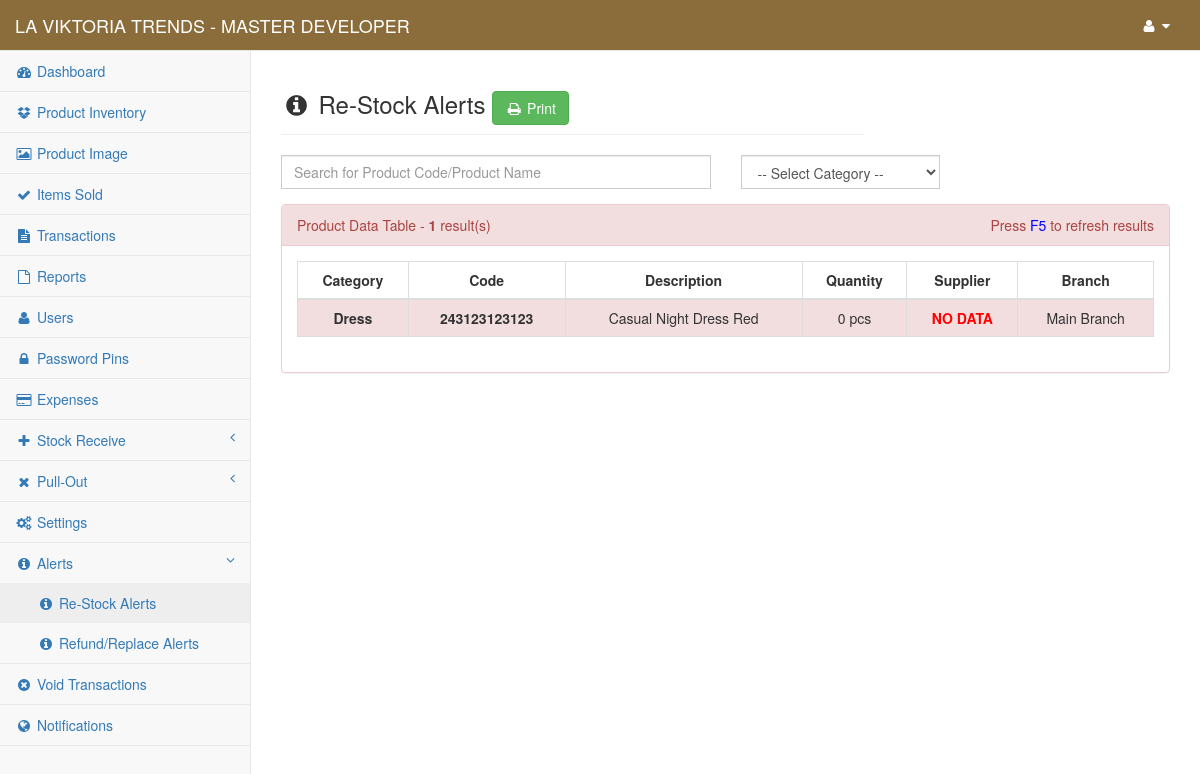
The page /content/admin/restock_alerts (signed in) on the database as committed earlier.
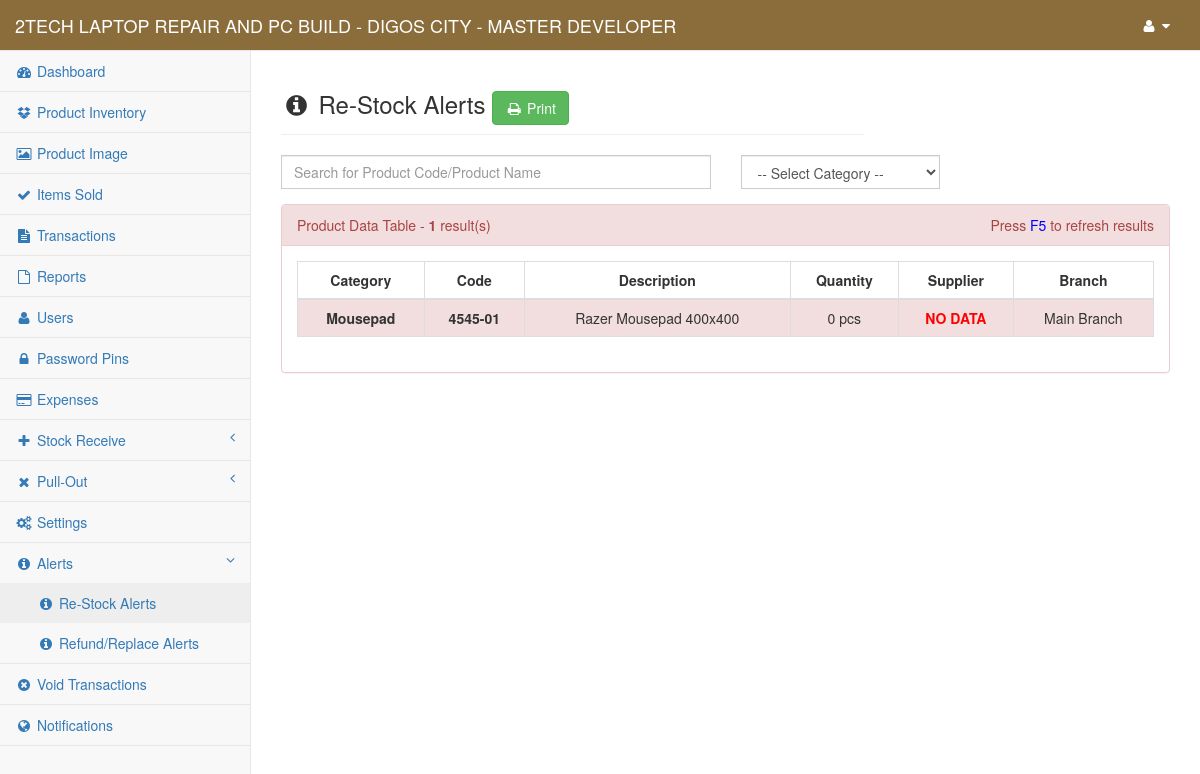
The same page on the database as committed later.
### tables this page shows
CREATE TABLE `gy_my_project` (
  `gy_project` int(1) NOT NULL,
  `gy_project_name` text NOT NULL,
  `gy_project_address` text NOT NULL,
  `gy_system_title` text NOT NULL,
  `gy_year_origin` datetime NOT NULL
);

CREATE TABLE `gy_products` (
  `gy_product_id` int(11) NOT NULL,
  `gy_product_code` varchar(30) NOT NULL,
  `gy_convert_item_code` varchar(30) NOT NULL,
  `gy_convert_value` double NOT NULL,
  `gy_supplier_code` text NOT NULL,
  `gy_product_name` text NOT NULL,
  `gy_product_cat` varchar(100) NOT NULL,
  `gy_product_color` varchar(20) NOT NULL,
  `gy_product_image` text NOT NULL,
  `gy_product_desc` text NOT NULL,
  `gy_product_unit` text NOT NULL,
  `gy_product_price_cap` double NOT NULL,
  `gy_product_price_srp` double NOT NULL,
  `gy_product_quantity` double NOT NULL,
  `gy_product_discount_per` double NOT NULL,
  `gy_product_restock_limit` int(11) NOT NULL,
  `gy_product_date_restock` datetime NOT NULL,
  `gy_product_date_reg` datetime NOT NULL,
  `gy_product_update_date` datetime NOT NULL,
  `gy_added_by` int(11) NOT NULL,
  `gy_update_code` text NOT NULL,
  `gy_branch_id` int(11) NOT NULL
);

CREATE TABLE `gy_branch` (
  `gy_branch_id` int(11) NOT NULL,
  `gy_branch_name` text NOT NULL
);

### conf/my_project.php (called while the page is built, shortened)
<?php
	include 'conn.php';
	$find_my_data=$link->query("SELECT * From `gy_my_project` Where `gy_project`='1'");
	$my_project_detail=$find_my_data->fetch_array();
	$my_project_name = $my_project_detail['gy_project_name'];
?>

### content/admin/session.php (called while the page is built, shortened)
<?php
    $user_id = $_SESSION['fus_user_id'];
    $identify_user=$link->query("Select * From `gy_user` Where `gy_user_id`='$user_id'");
    $row=$identify_user->fetch_array();
    $user_info = $row['gy_full_name'];
?>

### content/admin/my_pagination.php (called while the page is built, shortened)
<?php
        $page_rows = $my_num_rows;
        $pagenum = 1;
        $limit = 'LIMIT ' .($pagenum - 1) * $page_rows .',' .$page_rows;
        $sql = $query_three." $limit";
        $query = mysqli_query($link, $sql);
?>

### conf/function.php (called while the page is built, shortened)
<?php
    function get_branch_name($branch_id){
        include("conn.php");
        $statement=$link->query("SELECT `gy_branch_name` From `gy_branch` Where `gy_branch_id`='$branch_id'");
        $row=$statement->fetch_array();
        $count=$statement->num_rows;
        if ($count > 0) {
            $result = $row['gy_branch_name'];
        }else{
            $result = "All";
        }
        return $result;
    }
?>

### content/admin/restock_alerts.php (the view, shortened to what the changed rows need)
<?php
    include("../../conf/conn.php");
    include("../../conf/function.php");
    include("session.php");
    include("../../conf/my_project.php");
    $query_three = "Select * From `gy_products` Where `gy_product_quantity`<=`gy_product_restock_limit` Order By `gy_product_name` ASC ";
    $my_num_rows = 50;
    include 'my_pagination.php';
?>
<!DOCTYPE html>
<html lang="en">
    <?php include 'head.php'; ?>
<body>
    <div id="wrapper">
        <?php include 'nav.php'; ?>
        <?php include('modal.php');?>
        <div id="page-wrapper">
            <div class="row">
                <div class="col-md-12">
                    <div class="panel panel-danger">
                        <div class="panel-body">
                            <div class="table-responsive">
                                <table class="table table-striped table-bordered table-hover">
                                    <thead>
                                        <tr>
                                            <th><center>Category</center></th>
                                            <th><center>Code</center></th>
                                            <th><center>Description</center></th>
                                            <th><center>Quantity</center></th>
                                            <th><center>Supplier</center></th>
                                            <th><center>Branch</center></th>
                                        </tr>
                                    </thead>
                                    <tbody>
                                    <?php
                                        while ($product_row=$query->fetch_array()) {
                                            $my_scode=words($product_row['gy_supplier_code']);
                                            $get_supplier=$link->query("Select * From `gy_supplier` Where `gy_supplier_code`='$my_scode'");
                                            $supplier_row=$get_supplier->fetch_array();
                                            if ($product_row['gy_supplier_code'] == 0) {
                                                $my_supplier_data = "NO DATA";
                                                $my_supplier_color = "red";
                                            }else{
                                                $my_supplier_data = $supplier_row['gy_supplier_name'];
                                                $my_supplier_color = "green";
                                            }
                                    ?>
                                        <tr class="danger">
                                            <td style="font-weight: bold;"><center><?php echo $product_row['gy_product_cat']; ?></center></td>
                                            <td style="font-weight: bold;"><center><?php echo $product_row['gy_product_code']; ?></center></td>
                                            <td><center><?php echo $product_row['gy_product_name']; ?></center></td>
                                            <td><center><?php echo $product_row['gy_product_quantity']." ".$product_row['gy_product_unit']; ?></center></td>
                                            <td style="font-weight: bold; color: <?php echo $my_supplier_color; ?>"><center><?php echo $my_supplier_data; ?></center></td>
                                            <td><center><?php echo get_branch_name($product_row['gy_branch_id']); ?></center></td>
                                        </tr>
                                    <?php } ?>
                                    </tbody>
                                </table>
                            </div>
                        </div>
                    </div>
                </div>
            </div>
        </div>
    </div>
</body>
</html>

### content/admin/nav.php (shortened to what the changed rows need)
<nav class="navbar navbar-default navbar-static-top" role="navigation" style="margin-bottom: 0; background-color: #8a6d3b; color: #fff;">
    <div class="navbar-header">
        <a class="navbar-brand" href="index"><span style="text-transform: uppercase; color: #fff;"><?php echo $my_project_name; ?> <?php echo $my_project_title; ?> - <?php echo $user_info ?></span></a>
    </div>
</nav>

Rows that differ between the two databases and show on the page:
no longer on this page (row edited): gy_products: gy_product_cat "Dress", gy_product_code "243123123123", gy_product_name "Casual Night Dress Red", gy_product_quantity "0", gy_product_unit "pcs", gy_supplier_code "NO DATA", gy_branch.gy_branch_name "Main Branch"
changed gy_my_project: gy_project_name "LA VIKTORIA TRENDS" → "2TECH LAPTOP REPAIR AND PC BUILD - DIGOS CITY"
now on this page (row edited): gy_products: gy_product_cat "Mousepad", gy_product_code "4545-01", gy_product_name "Razer Mousepad 400x400", gy_product_quantity "0", gy_product_unit "pcs", gy_supplier_code "NO DATA", gy_branch.gy_branch_name "Main Branch"
